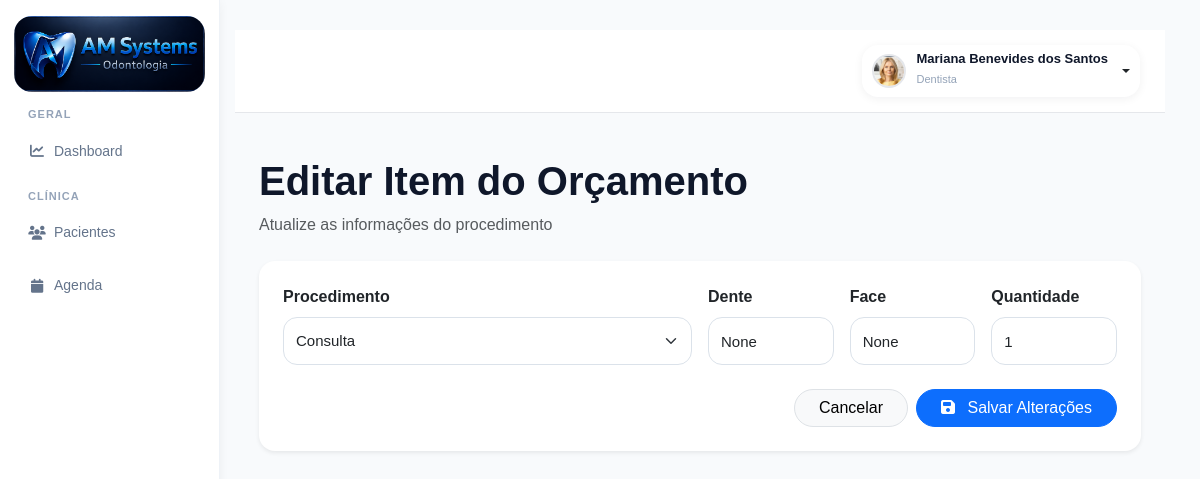
Screenshot of /orcamento/item/462/editar/ (signed in) with the database file from the repository.
### accounts/models.py (models this page shows, shortened)
class PerfilUsuario(models.Model):
    ADMIN = 'admin'
    GESTOR = 'gestor'
    DENTISTA = 'dentista'
    SECRETARIA = 'secretaria'
    ACD = 'acd'
    CONTABILIDADE = 'contabilidade'
    MARKETING = 'marketing'
    AUDITORIA = 'auditoria'
    TIPOS_USUARIO = [
        (ADMIN, 'Administrador'),
        (GESTOR, 'Gestor'),
        (DENTISTA, 'Dentista'),
        (SECRETARIA, 'Secretária'),
        (ACD, 'Auxiliar de Saúde Bucal'),
        (CONTABILIDADE, 'Contabilidade'),
        (MARKETING, 'Marketing'),
        (AUDITORIA, 'Auditoria'),
    ]
    usuario = models.OneToOneField(
        User,
        on_delete=models.CASCADE,
        related_name='perfil'
    )
    tipo_usuario = models.CharField(
        max_length=30,
        choices=TIPOS_USUARIO,
        default=SECRETARIA
    )
    cro = models.CharField(
        max_length=20,
        blank=True,
        null=True
    )
    especialidade = models.CharField(
        max_length=100,
        blank=True,
        null=True
    )
    telefone = models.CharField(
        max_length=20,
        blank=True,
        null=True
    )
    cpf = models.CharField(
        max_length=14,
        blank=True,
        null=True
    )
    rg = models.CharField(
        max_length=20,
        blank=True,
        null=True
    )
    data_nascimento = models.DateField(
        blank=True,
        null=True
    )
    sexo = models.CharField(
        max_length=20,
        blank=True,
        null=True
    )
    foto = models.ImageField(
        upload_to='usuarios/fotos/',
        blank=True,
        null=True
    )
    assinatura = models.ImageField(
        upload_to='usuarios/assinaturas/',
        blank=True,
        null=True
    )
    cro_uf = models.CharField(
        max_length=2,
        blank=True,
        null=True
    )
    cep = models.CharField(
        max_length=10,
        blank=True,
        null=True
    )
    logradouro = models.CharField(
        max_length=255,
        blank=True,
        null=True
    )
    numero = models.CharField(
        max_length=20,
        blank=True,
        null=True
    )
    complemento = models.CharField(
        max_length=100,
        blank=True,
        null=True
    )
    bairro = models.CharField(
        max_length=100,
        blank=True,
        null=True
    )
    cidade = models.CharField(
        max_length=100,
        blank=True,
        null=True
    )
    uf = models.CharField(
        max_length=2,
        blank=True,
        null=True
    )
    celular = models.CharField(
        max_length=20,
        blank=True,
        null=True
    )
    ativo = models.BooleanField(
        default=True
    )
    somente_leitura = models.BooleanField(
        default=False
    )
    criado_em = models.DateTimeField(
        auto_now_add=True
    )
    atualizado_em = models.DateTimeField(
        auto_now=True
    )

class ItemOrcamento(models.Model):
    STATUS_CHOICES = (
        ('existente', 'Existente'),
        ('planejado', 'Planejado'),
        ('andamento', 'Em Andamento'),
        ('realizado', 'Realizado'),
        ('cancelado', 'Cancelado'),
    )
    orcamento = models.ForeignKey(
        Orcamento,
        on_delete=models.CASCADE,
        related_name='itens'
    )
    procedimento = models.ForeignKey(
        Procedimento,
        on_delete=models.SET_NULL,
        null=True
    )
    tipo_local = models.CharField(
        max_length=20,
        choices=TIPO_LOCAL,
        default='dente'
    )
    dente = models.CharField(
        max_length=10,
        blank=True,
        null=True
    )
    face = models.CharField(
        max_length=10,
        blank=True,
        null=True
    )
    posicao_icone = models.CharField(
        max_length=20,
        blank=True,
        null=True,
        choices=Procedimento.POSICOES
    )
    hemi_arcada = models.CharField(
        max_length=20,
        choices=HEMI_CHOICES,
        blank=True,
        null=True
    )
    quantidade = models.IntegerField(
        default=1
    )
    valor_unitario = models.DecimalField(
        max_digits=10,
        decimal_places=2,
        default=0
    )
    status = models.CharField(
        max_length=20,
        choices=STATUS_CHOICES,
        default='planejado'
    )

class Procedimento(models.Model):
    CATEGORIAS = [
        ('diagnostico', 'Diagnóstico'),
        ('dentistica', 'Dentística'),
        ('endodontia', 'Endodontia'),
        ('periodontia', 'Periodontia'),
        ('cirurgia', 'Cirurgia'),
        ('protese', 'Prótese'),
        ('implantodontia', 'Implantodontia'),
        ('ortodontia', 'Ortodontia'),
        ('geral', 'Geral')
    ]
    TIPOS = [
        ('dente', 'Por Dente'),
        ('hemiarcada', 'Hemi-Arcada'),
        ('geral', 'Geral'),
        ('cirurgia', 'Cirurgia')
    ]
    POSICOES = [
        ('coroa', 'Coroa'),
        ('raiz', 'Raiz'),
        ('oclusal', 'Oclusal'),
        ('vestibular', 'Vestibular'),
        ('lingual', 'Lingual'),
        ('centro', 'Centro')
    ]
    STATUS = [
        ('realizar', 'A Realizar'),
        ('andamento', 'Em Andamento'),
        ('realizado', 'Realizado'),
        ('cancelado', 'Cancelado'),
        ('reavaliar', 'Reavaliar')
    ]
    nome = models.CharField(
        max_length=255
    )
    categoria = models.CharField(
        max_length=100,
        choices=CATEGORIAS,
        default='geral'
    )
    tipo = models.CharField(
        max_length=50,
        choices=TIPOS,
        default='dente'
    )
    status = models.CharField(
        max_length=30,
        choices=STATUS,
        default='realizar'
    )
    icone = models.CharField(
        max_length=100,
        blank=True,
        null=True
    )
    arquivo_icone = models.CharField(
        max_length=255,
        blank=True,
        null=True
    )
    posicao_icone = models.CharField(
        max_length=30,
        choices=POSICOES,
        default='centro'
    )
    valor_particular = models.DecimalField(
        max_digits=10,
        decimal_places=2,
        default=0
    )
    valor_convenio = models.DecimalField(
        max_digits=10,
        decimal_places=2,
        default=0
    )
    tempo_estimado = models.IntegerField(
        default=60,
        help_text='Tempo em minutos'
    )
    custo_clinico = models.DecimalField(
        max_digits=10,
        decimal_places=2,
        default=0
    )
    ativo = models.BooleanField(
        default=True
    )
    ordem = models.IntegerField(
        default=0
    )
    criado_em = models.DateTimeField(
        auto_now_add=True
    )
    class Meta:
        ordering = ['categoria', 'ordem', 'nome']
        verbose_name = 'Procedimento'
        verbose_name_plural = 'Procedimentos'

### accounts/views.py (the view, shortened to what this page needs)
@login_required(login_url='/')
def editar_item_orcamento(request, id):
    item = get_object_or_404(
        ItemOrcamento,
        id=id
    )
    procedimentos = Procedimento.objects.all()
    context = {
        'item': item,
        'procedimentos': procedimentos,
    }
    return render(
        request,
        'accounts/editar_item_orcamento.html',
        context
    )

### accounts/templates/accounts/editar_item_orcamento.html (shortened to what this page needs)
{% extends 'accounts/base.html' %}
{% block content %}
<div class="container-fluid p-4">
    <div class="mb-4">
        <h1 class="fw-bold">
            Editar Item do Orçamento
        </h1>
        <p class="text-muted mb-0">
            Atualize as informações do procedimento
        </p>
    </div>
    <div class="card border-0 shadow-sm rounded-4">
        <div class="card-body p-4">
            <form method="POST">
                <div class="row g-3">
                    <div class="col-md-6">
                        <label class="form-label fw-semibold">
                            Procedimento
                        </label>
                        <select
                            name="procedimento"
                            class="form-select rounded-3"
                        >
                            {% for procedimento in procedimentos %}
                            <option
                                value="{{ procedimento.id }}"
                                {% if procedimento.id == item.procedimento.id %}
                                selected
                                {% endif %}
                            >
                                {{ procedimento.nome }}
                            </option>
                            {% endfor %}
                        </select>
                    </div>
                    <div class="col-md-2">
                        <label class="form-label fw-semibold">
                            Dente
                        </label>
                        <input
                            type="text"
                            name="dente"
                            value="{{ item.dente }}"
                            class="form-control rounded-3"
                        >
                    </div>
                    <div class="col-md-2">
                        <label class="form-label fw-semibold">
                            Face
                        </label>
                        <input
                            type="text"
                            name="face"
                            value="{{ item.face }}"
                            class="form-control rounded-3"
                        >
                    </div>
                    <div class="col-md-2">
                        <label class="form-label fw-semibold">
                            Quantidade
                        </label>
                        <input
                            type="number"
                            name="quantidade"
                            value="{{ item.quantidade }}"
                            class="form-control rounded-3"
                            min="1"
                        >
                    </div>
                </div>
                <div class="d-flex justify-content-end gap-2 mt-4">
                    <a
                        href="{% url 'orcamento' item.orcamento.paciente.id %}"
                        class="btn btn-light border rounded-pill px-4"
                    >
                        Cancelar
                    </a>
                    <button
                        type="submit"
                        class="btn btn-primary rounded-pill px-4"
                    >
                        <i class="fas fa-save me-2"></i>
                        Salvar Alterações
                    </button>
                </div>
            </form>
        </div>
    </div>
</div>
{% endblock %}

### accounts/templates/accounts/base.html (shortened to what this page needs)
{% load static %}
<!DOCTYPE html>
<html lang="pt-br">
<head>
    <link href="https://cdn.jsdelivr.net/npm/bootstrap@5.3.3/dist/css/bootstrap.min.css" rel="stylesheet">
    <link rel="stylesheet" href="https://cdn.jsdelivr.net/npm/bootstrap-icons@1.11.3/font/bootstrap-icons.min.css">
    <link rel="stylesheet" href="https://cdnjs.cloudflare.com/ajax/libs/font-awesome/6.5.2/css/all.min.css">
    <link rel="stylesheet" href="{% static 'css/style.css' %}">
    <link rel="stylesheet" href="{% static 'css/pacientes.css' %}">
    <link rel="stylesheet" href="{% static 'css/odontograma.css' %}">
    <link rel="stylesheet" href="{% static 'css/anamnese.css' %}">
    <link rel="stylesheet" href="{% static 'css/ficha_clinica.css' %}">
    <link href="https://cdn.jsdelivr.net/npm/fullcalendar@6.1.15/index.global.min.css" rel="stylesheet">
</head>
<body>
    <div class="dashboard-wrapper">
        {% with perfil=request.user.perfil.tipo_usuario %}
        <aside class="sidebar">
            <div class="logo-area">
                <img src="{% static 'img/logo.png' %}" alt="Logo">
            </div>
            <ul class="sidebar-menu">
                <div class="sidebar-section">
                    Geral
                </div>
                <li class="{% if 'dashboard' in request.path %}active{% endif %}">
                    <a href="/dashboard/">
                        <i class="fa-solid fa-chart-line"></i>
                        <span>Dashboard</span>
                    </a>
                </li>
                <div class="sidebar-section">
                    Clínica
                </div>
                <li class="{% if 'pacientes' in request.path and 'odontograma' not in request.path %}active{% endif %}">
                    <a href="/pacientes/">
                        <i class="fa-solid fa-users"></i>
                        <span>Pacientes</span>
                    </a>
                </li>
                <li class="{% if 'agenda' in request.path %}active{% endif %}">
                    <a href="/agenda/">
                        <i class="fa-solid fa-calendar"></i>
                        <span>Agenda</span>
                    </a>
                </li>
            </ul>
            {% endwith %}
        </aside>
        <main class="main-content">
            <div class="topbar">
                <div class="d-flex justify-content-end align-items-center">
                    {% if request.user.is_authenticated %}
                    <div class="dropdown">
                        <button class="btn profile-dropdown-btn dropdown-toggle" type="button" data-bs-toggle="dropdown"
                            aria-expanded="false">
                            {% if request.user.perfil.foto %}
                            <img src="{{ request.user.perfil.foto.url }}" alt="Foto" class="profile-avatar">
                            {% else %}
                            <div class="profile-avatar-placeholder"></div>
                            {% endif %}
                            <div class="text-start">
                                <div class="profile-user-name">
                                    {% if request.user.first_name and request.user.last_name %}
                                    {{ request.user.first_name }} {{ request.user.last_name }}
                                    {% elif request.user.first_name %}
                                    {{ request.user.first_name }}
                                    {% else %}
                                    {{ request.user.username }}
                                    {% endif %}
                                </div>
                                <small class="profile-user-role">
                                    {{ request.user.perfil.get_tipo_usuario_display }}
                                </small>
                            </div>
                        </button>
                    </div>
                    {% endif %}
                </div>
            </div>
            {% block content %}
            {% endblock %}
        </main>
    </div>
</body>
</html>

### rows the page displays
ItemOrcamento: procedimento "Consulta", dente "None", face "None", quantidade "1"

### other values shown
{{ request.user.first_name }} "Mariana Benevides dos Santos"
{{ request.user.perfil.get_tipo_usuario_display }} "Dentista"
